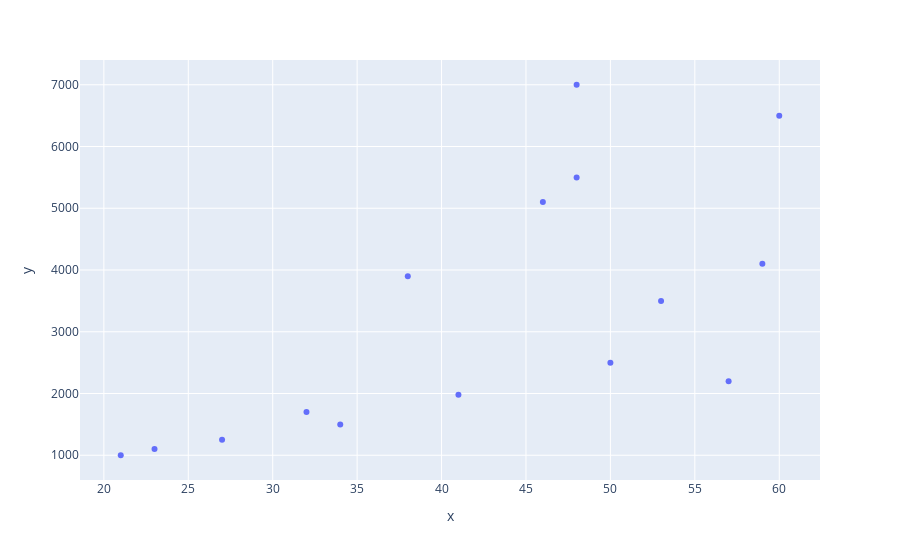

The cell this chart's notebook holds for it:
### Code cell
grafico = px.scatter(x=x, y=y)
grafico.show()

### Figure 1 — Plotly figure (JSON) as saved in the notebook; plotly's stock layout.template omitted (floating-point values rounded to 4 significant figures)
{"data": [{"hovertemplate": "x=%{x}<br>y=%{y}<extra></extra>", "legendgroup": "", "marker": {"color": "#636efa", "symbol": "circle"}, "mode": "markers", "name": "", "orientation": "v", "showlegend": false, "type": "scatter", "x": [21, 23, 27, 32, 34, 41, 50, 53, 57, 59, 38, 46, 48, 48, 60], "xaxis": "x", "y": [1000, 1100, 1250, 1700, 1500, 1980, 2500, 3500, 2200, 4100, 3900, 5100, 5500, 7000, 6500], "yaxis": "y"}], "layout": {"legend": {"tracegroupgap": 0}, "margin": {"t": 60}, "xaxis": {"anchor": "y", "domain": [0, 1], "title": {"text": "x"}}, "yaxis": {"anchor": "x", "domain": [0, 1], "title": {"text": "y"}}}}
